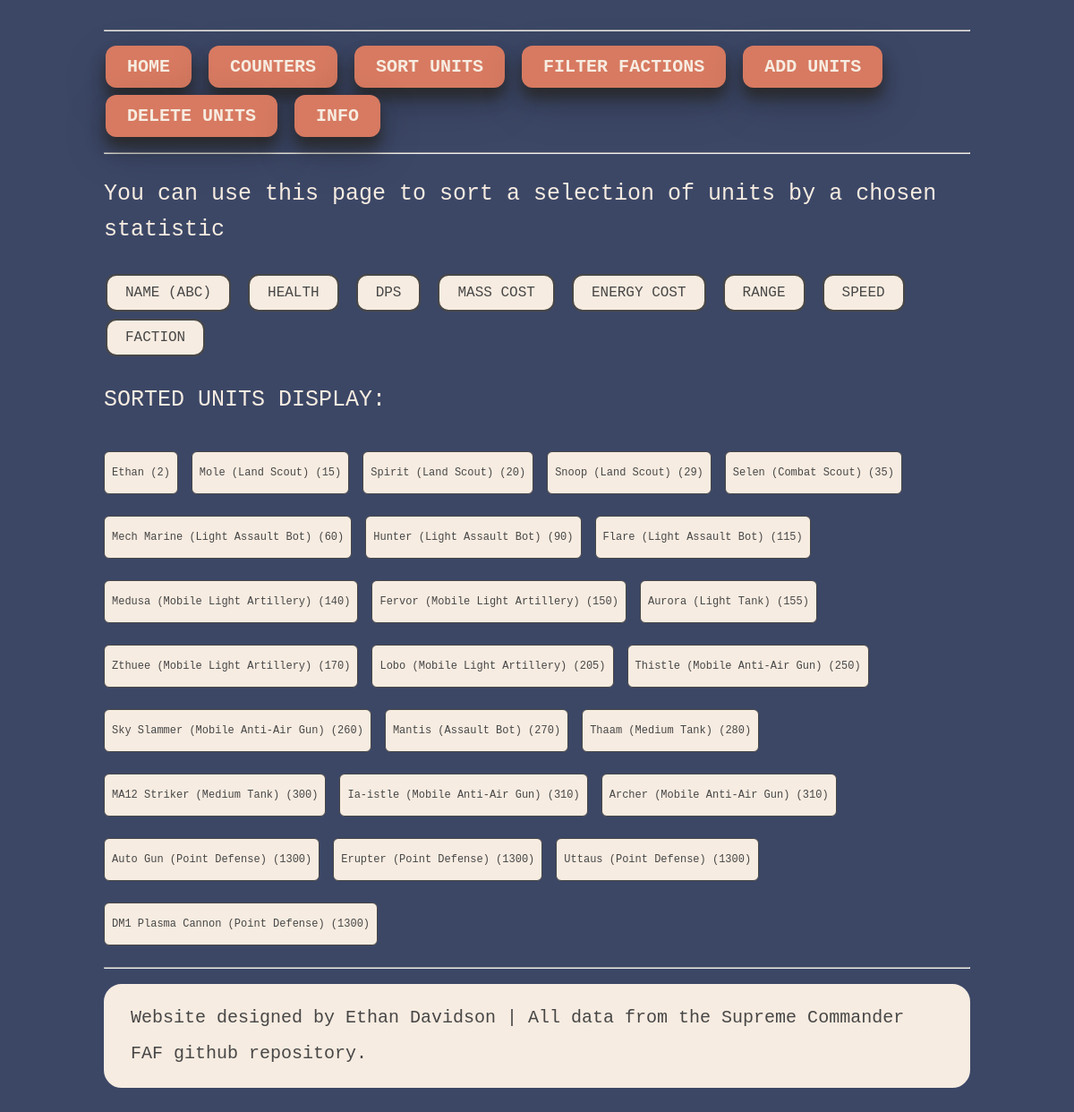
Screenshot of /sort_units/1 with the database file from the repository.
### tables this page shows
CREATE TABLE Units_T1_Land (ID INTEGER PRIMARY KEY AUTOINCREMENT, Name TEXT, Health INT, DPS INT, Mass_Cost INT, Energy_Cost INT, "Range" INT, Speed INT, Faction_ID INT REFERENCES Faction (ID));

### sc_web.py (the view)
@app.route("/sort_units/<int:stat>")
def sort_units(stat):
    try:
        with sqlite3.connect(TARGET_DATABASE_FILE) as connection:
            column_names = [
                "Units_T1_Land.Health",
                "Units_T1_Land.DPS",
                "Units_T1_Land.Mass_Cost",
                "Units_T1_Land.Energy_Cost",
                "Units_T1_Land.Range",
                "Units_T1_Land.Speed",
                "Faction.Faction_Name",
            ]
            cursor = connection.cursor()
            query = f"""
				SELECT Units_T1_Land.Name, Units_T1_Land.Health,
				Units_T1_Land.DPS, Units_T1_Land.Mass_Cost,
				Units_T1_Land.Energy_Cost, Units_T1_Land.Range,
				Units_T1_Land.Speed, Faction.Faction_Name
				FROM Units_T1_Land JOIN Faction ON Units_T1_Land.Faction_ID=Faction.ID ORDER BY {column_names[int(stat) - 1]};"""
            cursor.execute(query)
            results = cursor.fetchall()
            return render_template("sort_units.html", stat=stat, data=results)
    except ValueError:
        return render_template("404.html")

### templates/sort_units.html
{% extends "layout.html" %}
{% block content %}
        <p>You can use this page to sort a selection of units by a chosen statistic</p>
        <a href="/sort_units/0">
    		<button class="button_smaller button2" type="button">NAME (ABC)</button>
		</a>
		<a href="/sort_units/1">
    		<button class="button_smaller button2" type="button">HEALTH</button>
		</a>
		<a href="/sort_units/2">
    		<button class="button_smaller button2" type="button">DPS</button>
		</a>
		<a href="/sort_units/3">
    		<button class="button_smaller button2" type="button">MASS COST</button>
		</a>
		<a href="/sort_units/4">
    		<button class="button_smaller button2" type="button">ENERGY COST</button>
		</a>
		<a href="/sort_units/5">
    		<button class="button_smaller button2" type="button">RANGE</button>
		</a>
		<a href="/sort_units/6">
    		<button class="button_smaller button2" type="button">SPEED</button>
		</a>
		<a href="/sort_units/7">
    		<button class="button_smaller button2" type="button">FACTION</button>
		</a>
		<p> SORTED UNITS DISPLAY:</p>
         {% for unit in data %}
         {% if stat == 0 %}
         <p class="greybox" >  {{unit[0]}} </p>
         {% else %}
    	 <p class="greybox" >  {{unit[0]}} ({{unit[stat]}}) </p>
    	 {% endif %}
    	 {% endfor %}
{% endblock %}

### static/style.css (style rules this page uses)
html, body { font-family: "Lucida Console", monospace; margin: 0rem 3rem; }
:root { --col_1: #D77A61; --col_2: #474747; --col_3: #F7ECE1; --col_4: #3c4766; --col_5: #D77A61; }
body { color: var(--col_3); font-size: 25px; line-height: 40px; text-align: left; background-color: var(--col_4); padding: 20px; }
a { color: inherit; text-decoration: inherit; }
.button_smaller { font-family: Lucida Console, monospace; border: none; border-radius: 12px; color: var(--col_2); padding: 10px 20px; text-align: center; text-decoration: none; display: inline-block; font-size: 16px; margin: 4px 2px; transition-duration: 0.4s; cursor: pointer; }
.button2 { background-color: var(--col_3); color: var(--col_2); border: 2px solid var(--col_2); }
.greybox { display: flex; display: inline-block; font-weight: lighter; font-size: 12px; color: var(--col_2); background-color: var(--col_3); padding: 3px 8px; border-style: solid; border-width: 1.5px; border-radius: 6px; }

### rows the page displays
Units_T1_Land: Name "Ethan", Health "2"
Units_T1_Land: Name "Mole (Land Scout)", Health "15"
Units_T1_Land: Name "Spirit (Land Scout)", Health "20"
Units_T1_Land: Name "Snoop (Land Scout)", Health "29"
Units_T1_Land: Name "Selen (Combat Scout)", Health "35"
Units_T1_Land: Name "Mech Marine (Light Assault Bot)", Health "60"
Units_T1_Land: Name "Hunter (Light Assault Bot)", Health "90"
Units_T1_Land: Name "Flare (Light Assault Bot)", Health "115"
Units_T1_Land: Name "Medusa (Mobile Light Artillery)", Health "140"
Units_T1_Land: Name "Fervor (Mobile Light Artillery)", Health "150"
Units_T1_Land: Name "Aurora (Light Tank)", Health "155"
Units_T1_Land: Name "Zthuee (Mobile Light Artillery)", Health "170"
Units_T1_Land: Name "Lobo (Mobile Light Artillery)", Health "205"
Units_T1_Land: Name "Thistle (Mobile Anti-Air Gun)", Health "250"
Units_T1_Land: Name "Sky Slammer (Mobile Anti-Air Gun)", Health "260"
Units_T1_Land: Name "Mantis (Assault Bot)", Health "270"
Units_T1_Land: Name "Thaam (Medium Tank)", Health "280"
Units_T1_Land: Name "MA12 Striker (Medium Tank)", Health "300"
Units_T1_Land: Name "Ia-istle (Mobile Anti-Air Gun)", Health "310"
Units_T1_Land: Name "Archer (Mobile Anti-Air Gun)", Health "310"
Units_T1_Land: Name "Auto Gun (Point Defense)", Health "1300"
Units_T1_Land: Name "Erupter (Point Defense)", Health "1300"
Units_T1_Land: Name "Uttaus (Point Defense)", Health "1300"
Units_T1_Land: Name "DM1 Plasma Cannon (Point Defense)", Health "1300"
